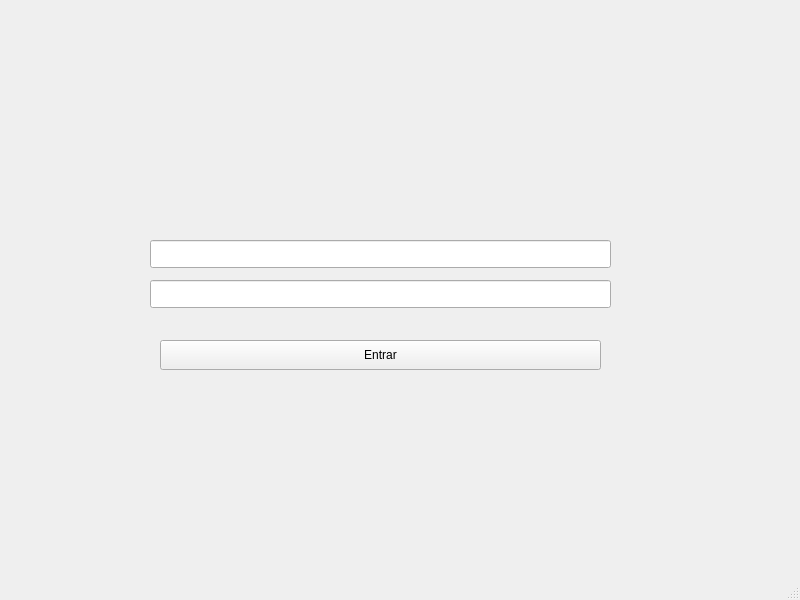
<?xml version="1.0" encoding="UTF-8"?>
<ui version="4.0">
 <class>LoginWindow</class>
 <widget class="QMainWindow" name="LoginWindow">
  <property name="geometry">
   <rect>
    <x>0</x>
    <y>0</y>
    <width>800</width>
    <height>600</height>
   </rect>
  </property>
  <property name="windowTitle">
   <string>ARIEL</string>
  </property>
  <property name="windowIcon">
   <iconset resource="rsc_file.qrc">
    <normaloff>:/img/Ariel/img/Ariel2.png</normaloff>:/img/Ariel/img/Ariel2.png</iconset>
  </property>
  <widget class="QWidget" name="centralwidget">
   <widget class="QLabel" name="label">
    <property name="geometry">
     <rect>
      <x>250</x>
      <y>30</y>
      <width>241</width>
      <height>161</height>
     </rect>
    </property>
    <property name="text">
     <string/>
    </property>
    <property name="pixmap">
     <pixmap resource="rsc_file.qrc">:/img/Ariel/img/Ariel1.png</pixmap>
    </property>
    <property name="scaledContents">
     <bool>true</bool>
    </property>
   </widget>
   <widget class="QLineEdit" name="txt_userName">
    <property name="geometry">
     <rect>
      <x>150</x>
      <y>240</y>
      <width>461</width>
      <height>28</height>
     </rect>
    </property>
   </widget>
   <widget class="QLineEdit" name="txt_password">
    <property name="geometry">
     <rect>
      <x>150</x>
      <y>280</y>
      <width>461</width>
      <height>28</height>
     </rect>
    </property>
   </widget>
   <widget class="QPushButton" name="btn_login">
    <property name="geometry">
     <rect>
      <x>160</x>
      <y>340</y>
      <width>441</width>
      <height>30</height>
     </rect>
    </property>
    <property name="text">
     <string>Entrar</string>
    </property>
   </widget>
  </widget>
  <widget class="QMenuBar" name="menubar">
   <property name="geometry">
    <rect>
     <x>0</x>
     <y>0</y>
     <width>800</width>
     <height>26</height>
    </rect>
   </property>
  </widget>
  <widget class="QStatusBar" name="statusbar"/>
 </widget>
 <resources>
  <include location="rsc_file.qrc"/>
 </resources>
 <connections/>
</ui>
